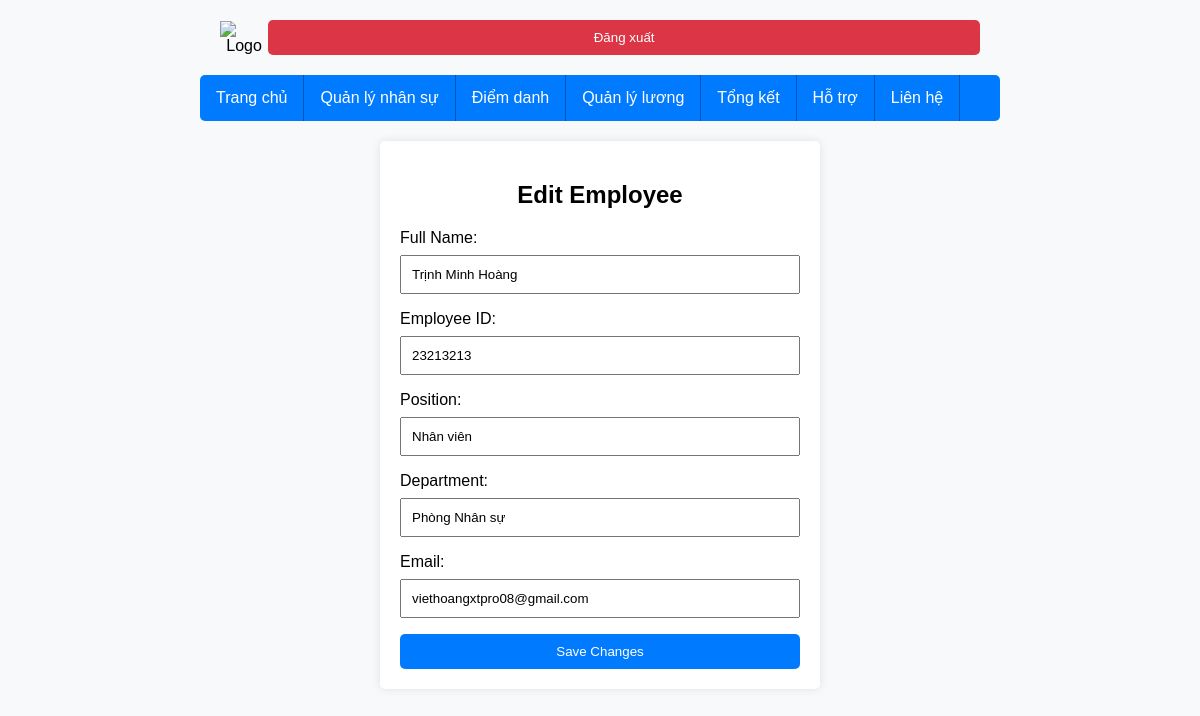
Screenshot of /edit_employee/1 with the database file from the repository.
### app.py (models this page shows)
class Employee(db.Model):
    id = db.Column(db.Integer, primary_key=True)
    full_name = db.Column(db.String(100), nullable=False)
    employee_id = db.Column(db.String(20), unique=True, nullable=False)
    position = db.Column(db.String(50))
    department = db.Column(db.String(50))
    email = db.Column(db.String(50), unique=True, nullable=False)
    daily_attendances = relationship('DailyAttendance', backref='employee')

### app.py (the view, shortened to what this page needs)
@app.route('/edit_employee/<int:id>', methods=['GET', 'POST'])
def edit_employee(id):
    employee = Employee.query.get(id)
    return render_template('edit_employee.html', employee=employee)

### templates/edit_employee.html (shortened to what this page needs)
<!DOCTYPE html>
<html lang="en">
<head>
</head>
<body>
    <div class="container">
        <header>
            <div class="navbar-container">
                <div class="logo">
                    <img src="https://scontent.xx.fbcdn.net/v/t1.15752-9/386468527_329684616345562_4090802372396501244_n.png?stp=dst-png_p206x206&_nc_cat=105&ccb=1-7&_nc_sid=510075&_nc_ohc=DTqGvUevA5YAX8pC1xW&_nc_ad=z-m&_nc_cid=0&_nc_ht=scontent.xx&oh=03_AdRjPqqxTIqKvAKvi2ymSl3d-YzPKBHwEwuDZtapcWpOoQ&oe=657C34A3"
                        alt="Logo">
                </div>
                <button class="logout" onclick="location.href='{{ url_for('logout') }}'">Đăng xuất</button>
            </div>
        </header>
        <ul>
            <li class="home-button"><a href="{{ url_for('dashboard') }}">Trang chủ</a></li>
            <li><a href="{{ url_for('employee_management') }}">Quản lý nhân sự</a></li>
            <li><a href="{{ url_for('attendance') }}">Điểm danh</a></li>
            <li><a href="{{ url_for('salary') }}">Quản lý lương</a></li>
            <li><a href="{{ url_for('statistics') }}">Tổng kết</a></li>
            <li><a href="#">Hỗ trợ</a></li>
            <li><a href="#">Liên hệ</a></li>
        </ul>
    </div>
    <div class="form-container">
        <h2>Edit Employee</h2>
        <form method="post" action="{{ url_for('edit_employee', id=employee.id) }}">
            <label for="full_name">Full Name:</label>
            <input type="text" id="full_name" name="full_name" value="{{ employee.full_name }}" required>
            <label for="employee_id">Employee ID:</label>
            <input type="text" id="employee_id" name="employee_id" value="{{ employee.employee_id }}" required>
            <label for="position">Position:</label>
            <input type="text" id="position" name="position" value="{{ employee.position }}" required>
            <label for="department">Department:</label>
            <input type="text" id="department" name="department" value="{{ employee.department }}" required>
            <label for="email">Email:</label>
            <input type="email" id="email" name="email" value="{{ employee.email }}" required>
            <button type="submit">Save Changes</button>
        </form>
    </div>
</body>
</html>

### templates/edit_employee.html (style rules this page uses)
body { font-family: Arial, sans-serif; background-color: #f8f9fa; margin: 0; padding: 0; box-sizing: border-box; text-align: center; background-image: url('https://png.pngtree.com/thumb_back/fw800/back_pic/04/12/72/54581c7228244e4.jpg'); background-size: cover; background-repeat: no-repeat; background-attachment: fixed; }
.container { max-width: 800px; margin: 0 auto; }
.navbar-container { display: flex; justify-content: space-between; align-items: center; padding: 20px; }
.logo img { height: 75px; }
ul { list-style-type: none; margin: 0; padding: 0; background-color: #007BFF; overflow: hidden; border-radius: 5px; }
li { float: left; }
li a { display: block; color: #fff; text-align: center; padding: 14px 16px; text-decoration: none; border-right: 1px solid #0056b3; transition: background-color 0.3s; }
li:last-child { border-right: none; }
.logout { margin-left: auto; padding: 10px; background-color: #dc3545; color: #fff; border: none; border-radius: 5px; cursor: pointer; transition: background-color 0.3s; }
.form-container { max-width: 400px; margin: 20px auto; background-color: #fff; padding: 20px; border-radius: 5px; box-shadow: 0 0 10px rgba(0, 0, 0, 0.1); }
label { display: block; margin-bottom: 8px; text-align: left; }
input { width: 100%; padding: 10px; margin-bottom: 16px; box-sizing: border-box; }
button { background-color: #007BFF; color: #fff; padding: 10px; border: none; border-radius: 5px; cursor: pointer; width: 100%; }

### rows the page displays
Employee: full_name "Trịnh Minh Hoàng", employee_id "23213213", position "Nhân viên", department "Phòng Nhân sự", email "viethoangxtpro08@gmail.com"
